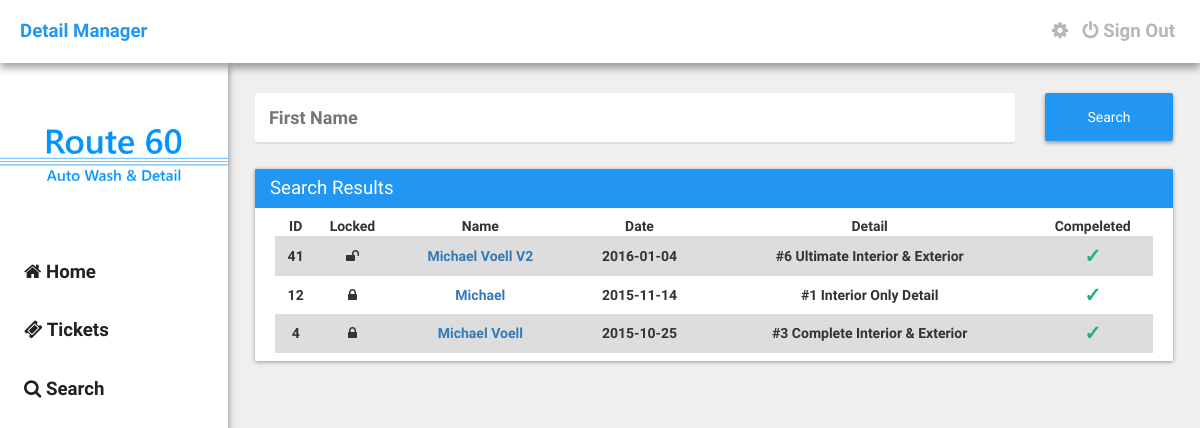
The app's page /search.php?firstname=Michael (signed in) with its own data.
### tables this page shows
CREATE TABLE `detail_tickets` (
  `id` int(11) NOT NULL,
  `locked` int(11) NOT NULL DEFAULT '0',
  `first_name` text NOT NULL,
  `last_name` text NOT NULL,
  `phone_number` varchar(32) NOT NULL,
  `date` date NOT NULL,
  `vehicle_make` text NOT NULL,
  `vehicle_model` text NOT NULL,
  `vehicle_color` text NOT NULL,
  `discount` int(11) NOT NULL,
  `services` varchar(32) NOT NULL,
  `pre_paid_done` varchar(32) NOT NULL,
  `user_id` varchar(32) NOT NULL,
  `ticket_id` varchar(32) NOT NULL,
  `notes` text NOT NULL,
  `ticket_creator` text NOT NULL,
  `engine` varchar(2) NOT NULL DEFAULT '0',
  `wax` varchar(2) NOT NULL DEFAULT '0',
  `mat` varchar(2) NOT NULL DEFAULT '0'
);

### assets/core/init.php (called while the page is built, shortened)
<?php
	$site = "http://".$_SERVER['SERVER_NAME']."";

### search.php (the view, shortened to what this page needs)
<?php require("./assets/core/init.php"); require("./include/navbar.php"); ?>
<?php
	if(isset($_GET['firstname'])) {
		$fname = $_GET['firstname'];
	}else{
	}
	$sql= "SELECT * FROM detail_tickets WHERE first_name ='".$fname."' ORDER BY id DESC";
	$result=mysql_query($sql);
?>
	<div class="container">
		<form action="" method="POST">
			<div class="row">
				<div class="col-md-10">
					<input type="text" name="firstname" id="firstname" placeholder="First Name" />
				</div>
				<div class="col-md-2">
					<input type="submit" name="searchit" id="searchit" value="Search" class="button-raised" style="margin-top: 10px; height: 48px;" />
				</div>
			</div>
		</form>
		<div class="card">
			<div class="card-title">Search Results</div>
			<div class="card-content">
				<table class="table" padding="10" style="text-align: center;">
					<thead>
						<tr>
							<th>ID</th>
							<th>Locked</th>
							<th>Name</th>
							<th>Date</th>
							<th>Detail</th>
							<th>Compeleted</th>
						</tr>
					</thead>
					<tbody>
						<?php
							while ($row = mysql_fetch_array($result)) {
								$id = $row['id'];
								$services = $row['services'];
								$options = $row['pre_paid_done'];
								if($services == 'wax'){
			                        $servicetitle = "Meguiar's Wax";
			                    }elseif($services == 1) {
			                        $servicetitle = "#1 Interior Only Detail";
			                    }
			                    elseif($services == 2) {
			                        $servicetitle = "#2 Exterior Only Detail";
			                    }
			                    elseif($services == 3) {
			                        $servicetitle = "#3 Complete Interior & Exterior";
			                    }
			                    elseif($services == 4) {
			                        $servicetitle = "#4 Engine Detail";
			                    }
			                    elseif($services == 5) {
			                        $servicetitle = "#5 Paint Restoration";
			                    }
			                    elseif($services == 6) {
			                        $servicetitle = "#6 Ultimate Interior & Exterior";
			                    }
			                    elseif($services == 7) {
                                    $servicetitle = "#7 Synthetic Sealer Special";
                                }
                                elseif($services == "hw") {
                                    $servicetitle = "Hand Wash - Car";
                                }
                                elseif($services == "hwfs") {
                                    $servicetitle = "Hand Wash - Car w/ Full Service";
                                }
                                elseif($services == "hwsuv") {
                                    $servicetitle = "Hand Wash - SUV";
                                }
                                elseif($services == "hwsuvfs") {
                                    $servicetitle = "Hand Wash - SUV w/ Full Service";
                                }
                                if($options == 'Prepaid') {
			                        $option = "<center><h6 style='color: #E14747; margin: 0px; font-size: 20px;'>X</h6></center>";
			                    }elseif($options == 'Paid/Completed') {
			                        $option = "<center><h6 style='color: #20B473; margin: 0px; font-size: 20px;'>&check;</h6></center>";
			                    }elseif($options == 'Appointment') {
                                    $option = "<center><h6 style='color: #FFC017; margin: 0px; font-size: 20px;'><i class='fa fa-clock-o'></i></h6></center>";
                                }
                                if($row['locked'] == 0) {
                                    $locking = "<i class='fa fa-unlock'></i>";
                                }elseif($row['locked'] == 1) {
                                    $locking = "<i class='fa fa-lock'></i>";
                                }
                                echo '<tr>';
                                echo '<td>'.$id.'</td>';
                                echo '<td>'.$locking.'</td>';
                                echo '<td><a href="'.$site.'/ticket?id='.$row['ticket_id'].'">'.$row['first_name'].' '.$row['last_name'].'</a></td>';
                                echo '<td>'.$row['date'].'</td>';
                                echo '<td>'.$servicetitle.'</td>';
                                echo '<td>'.$option.'</td>';
                                echo '</tr>';
							}
						?>
					</tbody>
				</table>
			</div>
		</div>
	</div>
<?php require("./include/footer.php"); ?>

### assets/css/main.css (style rules this page uses)
body { margin: 0px; padding: 0px; height: 100%; font-weight: bold; min-height: 100%; background: #EFEFEF; font-family: "RobotoDraft", Arial, sans-serif, Helvetica; }
.container { width: 79%; float: right; margin-top: 20px; margin-left: 20px; margin-right: 12px; }
.card { width: 100%; margin-top: 15px; border-radius: 1px; margin-bottom: 15px; background: #FFFFFF; box-shadow: 0 1px 4px rgba(0, 0, 0, 0.37); }
.card > .card-title { color: #FFFFFF; font-size: 14pt; font-weight: 300; padding: 6px 15px; background: #2196F3; border-top-left-radius: 1px; border-top-right-radius: 1px; }
.card > .card-content { padding: 8px 20px; }
.table { width: 100%; }
.table > thead > tr { padding: 1px 5px; border-bottom: 1px solid #DDDDDD; }
.table > tbody > tr:nth-child(odd) { background: #DDDDDD; }
td { padding: 5px; }
.button-raised { width: 100%; border: none; color: #FFFFFF; font-weight: 500; padding: 8px 20px; text-align: center; border-radius: 2px; background: #2196F3; display: inline-block; transition: all 0.3s ease; box-shadow: 0 2px 4px rgba(0, 0, 0, 0.37); }
input[type='text'] { width: 100%; border: none; outline: none; font-size: 18px; margin-top: 10px; padding: 12px 14px; border-radius: 3px; margin-bottom: 10px; border-bottom: 2px solid #DEDEDE; transition: border-bottom 0.18s ease; }

### records on screen
detail_tickets: id "41", locked 0 (drawn), first_name "Michael", last_name "Voell V2", date "2016-01-04", services "#6 Ultimate Interior & Exterior"
detail_tickets: id "12", locked 1 (drawn), first_name "Michael", date "2015-11-14", services "#1 Interior Only Detail"
detail_tickets: id "4", locked 1 (drawn), first_name "Michael", last_name "Voell", date "2015-10-25", services "#3 Complete Interior & Exterior"
